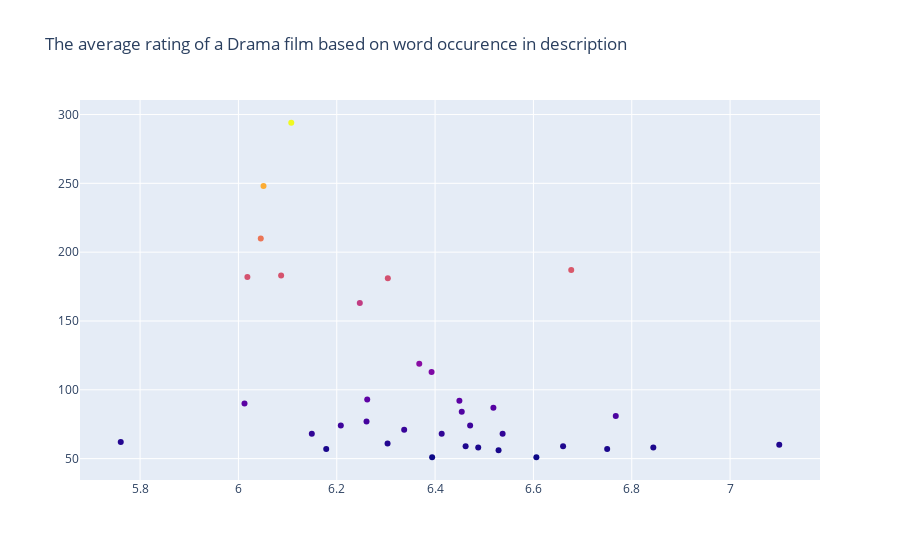

The cell this chart's notebook holds for it:
### Code cell
import plotly.graph_objects as go

def mean(nums):
    if len(nums) == 0 or nums[0] == -1:
        return -1
    sum = 0
    for i in nums:
        sum += i
    return sum / len(nums)

for e,f in movies.query('description != "-1"').iterrows():
    if "Drama" not in f[10]:
        movies = movies.drop([e])

descs_and_rating = [(row.description, row.averageRating) for index, row in movies.query('description != "-1"').iterrows()]

common_nouns = []
for line in open("nouns.txt", "r"):
    common_nouns.append(ascii(line).replace("'","").split("\\")[0])

descs_and_rating
unique_words = {}
for e in descs_and_rating:
    for j in re.sub(r"[.,/()\-\":]|(\'s)", "", e[0]).split(" "):
        word = j.lower()
        if common_nouns.__contains__(word):
            if word in unique_words:
                unique_words[word] = (unique_words[word][0]+1, unique_words[word][1] + [e[1]])
            else:
                unique_words[word] = (1, [])

for k,v in unique_words.items():
    unique_words[k] = (v[0], mean(v[1]))

data = pd.DataFrame.from_dict(unique_words, orient='index').reset_index().rename(columns={"index" : "Noun", 0 : "occurence", 1 : "averageRating"}).sort_values(by="averageRating", ascending=False)

data = data.query('occurence > 50 and averageRating != -1')

fig = go.Figure(data=go.Scatter(x=data['averageRating'], y=data['occurence'], mode='markers', marker_color=data['occurence'], text=data['Noun']))
fig.update_layout(title="The average rating of a Drama film based on word occurence in description")
fig.show()

### Figure 1 — Plotly figure (JSON) as saved in the notebook; plotly's stock layout.template omitted (floating-point values rounded to 4 significant figures)
{"data": [{"marker": {"color": [60, 58, 81, 57, 187, 59, 51, 68, 56, 87, 58, 74, 59, 84, 92, 68, 51, 113, 119, 71, 181, 61, 93, 77, 163, 74, 57, 68, 294, 183, 248, 210, 182, 90, 62]}, "mode": "markers", "text": ["series", "city", "drama", "war", "family", "story", "brother", "past", "town", "son", "boy", "help", "husband", "mother", "school", "it", "police", "while", "father", "home", "she", "daughter", "world", "wife", "two", "girl", "student", "death", "young", "love", "life", "man", "woman", "one", "other"], "type": "scatter", "x": [7.1, 6.844, 6.767, 6.75, 6.677, 6.66, 6.606, 6.537, 6.529, 6.519, 6.488, 6.471, 6.462, 6.454, 6.449, 6.413, 6.394, 6.393, 6.368, 6.337, 6.304, 6.303, 6.262, 6.261, 6.247, 6.208, 6.179, 6.149, 6.108, 6.087, 6.051, 6.045, 6.018, 6.012, 5.761], "y": [60, 58, 81, 57, 187, 59, 51, 68, 56, 87, 58, 74, 59, 84, 92, 68, 51, 113, 119, 71, 181, 61, 93, 77, 163, 74, 57, 68, 294, 183, 248, 210, 182, 90, 62]}], "layout": {"title": {"text": "The average rating of a Drama film based on word occurence in description"}}}
